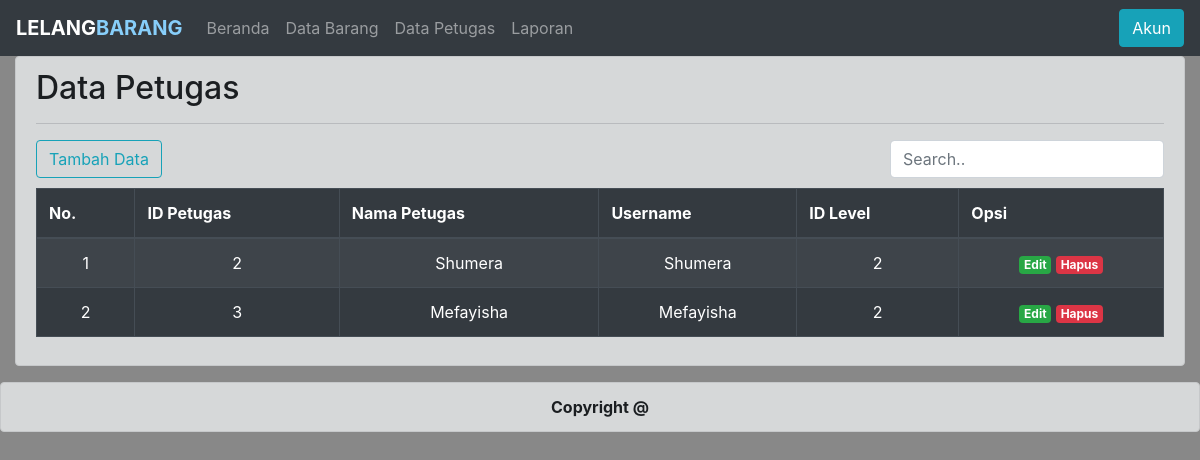
The page /petugas/data_petugas.php (signed in) on the database its author committed.
### tables this page shows
CREATE TABLE IF NOT EXISTS `tb_petugas` (
`id_petugas` int(11) NOT NULL,
  `nama_petugas` varchar(25) NOT NULL,
  `username` varchar(25) NOT NULL,
  `password` varchar(50) NOT NULL,
  `id_level` int(11) NOT NULL
);

### petugas/table_petugas.php (the view)
<div class="table-responsive">
<table class="table table-bordered table-dark table-striped">
						<thead>
							<tr>
								<th>No.</th>
								<th>ID Petugas</th>
								<th>Nama Petugas</th>
								<th>Username</th>
								<th>ID Level</th>
								<th>Opsi</th>
							</tr>
						</thead>
						<tbody id="petugas">
							<?php
								$no=1;
								while($dataa=mysqli_fetch_array($resulta))
								{
							?>
							<tr class="text-center">
								<td><?php echo $no; ?></td>
								<td><?php echo $dataa['id_petugas']; ?></td>
								<td><?php echo $dataa['nama_petugas']; ?></td>
								<td><?php echo $dataa['username']; ?></td>
								<td><?php echo $dataa['id_level']; ?></td>
								<td>
									<a class="badge badge-success" href="edit_petugas.php?id_petugas=<?php echo $dataa['id_petugas']; ?>">Edit</a>
									<a class="badge badge-danger" href="delete_petugas.php?id_petugas=<?php echo $dataa['id_petugas']; ?>" onclick="return confirm('Apakah anda yakin ingin menghapus Data ini?')">Hapus</a>
								</td>
							</tr>
							<?php
								$no++;
								}
							?>
						</tbody>
					</table>
                            </div>

### rows shown on the page
tb_petugas: id_petugas "2", nama_petugas "Shumera", username "Shumera", id_level "2"
tb_petugas: id_petugas "3", nama_petugas "Mefayisha", username "Mefayisha", id_level "2"
